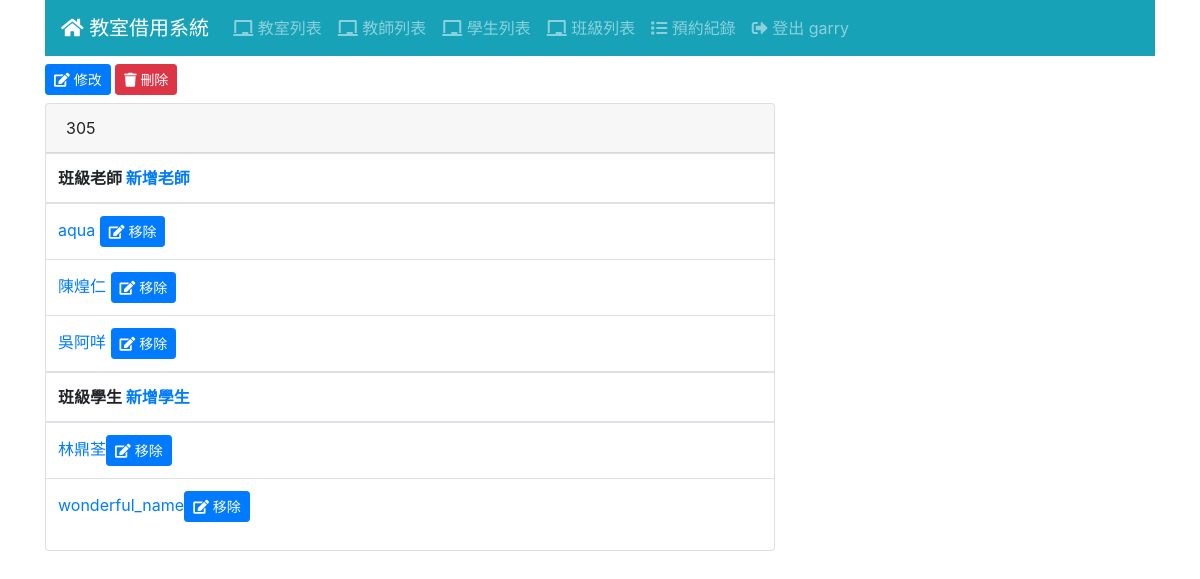
Screenshot of /classes/1/ (signed in) with the database file from the repository.
### classes/models.py (models this page shows, shortened)
class Classes(Model):
    name = CharField('班級名稱', max_length=30)

### teacher/models.py (models this page shows, shortened)
class Teacher(Model):
    realname = CharField('姓名', max_length=32)
    test=models.ManyToManyField(Classes)
    tel = CharField('連絡電話', max_length=10)
    role= CharField('職稱', max_length=20)  #ex:訓育組長、教務主任、高中部數學老師
    cardid= CharField('卡號', max_length=30)

### student/models.py (models this page shows, shortened)
class Student(Model):
    realname = CharField('姓名', max_length=32)
    stu_classes = models.ManyToManyField(Classes,through='Student_Classes')
    cardid= CharField('卡號', max_length=30)

### classes/views.py (the view)
# urls.py: path('<int:pk>/', ClassesView.as_view(), name='classes_view'),
class ClassesView(LoginRequiredMixin, DetailView):
    model = Classes
    ordering = ['name']
    paginate_by = 20
    def get_context_data(self,**kwargs):
        context=super().get_context_data(**kwargs)
        ch_stu_classes=Classes.objects.filter(id=self.kwargs['pk'])
        stu_classeslist=list(ch_stu_classes)
        student_list = Student.objects.filter(stu_classes=stu_classeslist[0])
        context['student_list']=student_list
        ch_tea_classes=Classes.objects.filter(id=self.kwargs['pk'])
        tea_classeslist=list(ch_tea_classes)
        teacher_list = Teacher.objects.filter(test=tea_classeslist[0])
        context['teacher_list']=teacher_list
        return context

### templates/classes/classes_detail.html
{% extends "base.html" %}
{% block content %}
<div class="mb-2">
  <a href="{% url 'classes_edit' classes.id %}" class="btn btn-sm btn-primary">
    <i class="fas fa-edit"></i> 修改
  </a>
  <a href="{% url 'classes_delete' classes.id %}" class="btn btn-sm btn-danger">
    <i class="fas fa-trash"></i> 刪除
  </a>
</div>
<div id="classes-detail" class="row">
  <div class="col-sm-8">
    <div class="card">
      <div class="card-header">{{ classes.name }}</div>
      <table class="table">
        <tr>
          <th>班級老師
          <a href="{% url 'classes_tea_relate' classes.id  %}">新增老師</a>
          </th>
          <tbody>
            {% for teacher in teacher_list %}
            <tr>
                <td><a href="{% url 'teacher_view' teacher.id %}">{{teacher.realname}}  </a><a href="" class="btn btn-sm btn-primary">
                  <i class="fas fa-edit"></i> 移除
                </a></td>
            </tr>
            {% endfor %}
          </tbody>
          <th>班級學生
          <a href="{% url 'classes_stu_relate' classes.id  %}">新增學生</a>
          </th>
          <tbody>
            {% for student in student_list %}
            <tr>
                <td><a href="{% url 'student_view' student.id %}">{{student.realname}}</a><a href="" class="btn btn-sm btn-primary">
                  <i class="fas fa-edit"></i> 移除
                </a></td>
            </tr>
            {% endfor %}
          </tbody>
        </tr>
      </table>
    </div>
  </div>
</div>
{% endblock %}

### templates/navbar.html (shortened to what this page needs)
<nav class="navbar navbar-expand-md navbar-dark bg-info mb-2">
    <a class="navbar-brand" href="/"><i class="fas fa-home"></i> 教室借用系統</a>
    <div class="collapse navbar-collapse" id="navbarNav">
      <ul class="navbar-nav">
        <li class="nav-item">
            <a href="{% url 'room_list' %}" class="nav-link">
              <i class="fas fa-chalkboard"></i> 教室列表
            </a>
        </li>
        {% if user.is_authenticated %}
        <li class="nav-item">
          <a href="{% url 'teacher_list' %}" class="nav-link">
            <i class="fas fa-chalkboard"></i> 教師列表
          </a>
        </li>
        <li class="nav-item">
          <a href="{% url 'student_list' %}" class="nav-link">
            <i class="fas fa-chalkboard"></i> 學生列表
          </a>
        </li>
        <li class="nav-item">
          <a href="{% url 'classes_list' %}" class="nav-link">
            <i class="fas fa-chalkboard"></i> 班級列表
          </a>
        </li>
        <li class="nav-item">
          <a href="{% url 'log_list' %}" class="nav-link">
            <i class="fas fa-list"></i> 預約紀錄
          </a>
        </li>
        <li class="nav-item">
          <a href="{% url 'logout' %}" class="nav-link">
            <i class="fas fa-sign-out-alt"></i> 登出 {{ user.username }}
          </a>
        </li>
        {% else %}
        <li class="nav-item">
          <a href="{% url 'login' %}" class="nav-link">
            <i class="fas fa-sign-in-alt"></i>登入
          </a>
        </li>
        {% endif %}
      </ul>
    </div>
  </nav>

### rows the page displays
Classes: name "305"
Teacher: realname "aqua"
Teacher: realname "陳煌仁"
Teacher: realname "吳阿咩"
Student: realname "林鼎荃"
Student: realname "wonderful_name"

### other values shown
{{ user.username }} "garry"
